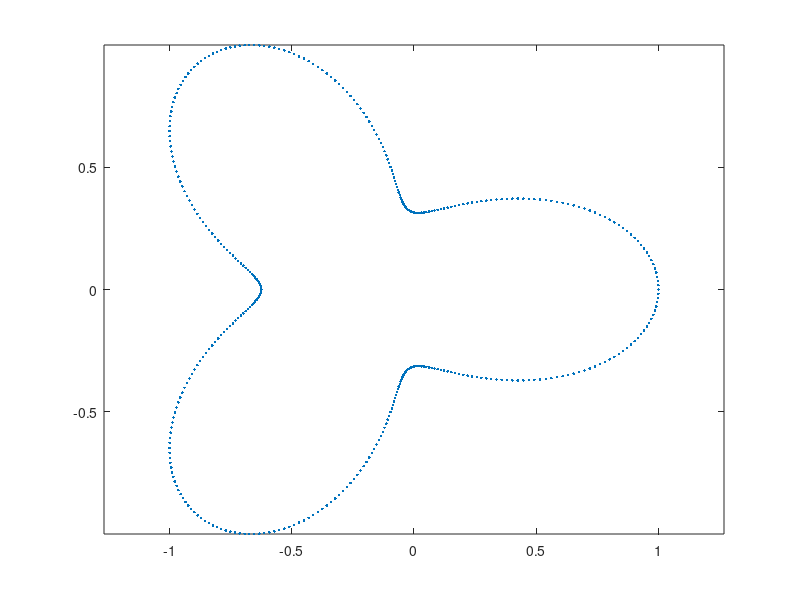

This chart was generated by the following MATLAB code:
t = 0:(2*pi/400):(2*pi);

xi = (2 + cos(3.*t)).*cos(t);
yi = (2 + cos(3.*t)).*sin(t);
xi = xi - ((max(xi) + min(xi))/2.0);
yi = yi - ((max(yi) + min(yi))/2.0);
x = xi ./ max(xi);
y = yi ./ max(yi);

plot(x, y, '.');
axis equal

fileID = fopen('track3.txt','w');
fprintf(fileID, '%f,%f|', [x y]');
fclose(fileID);